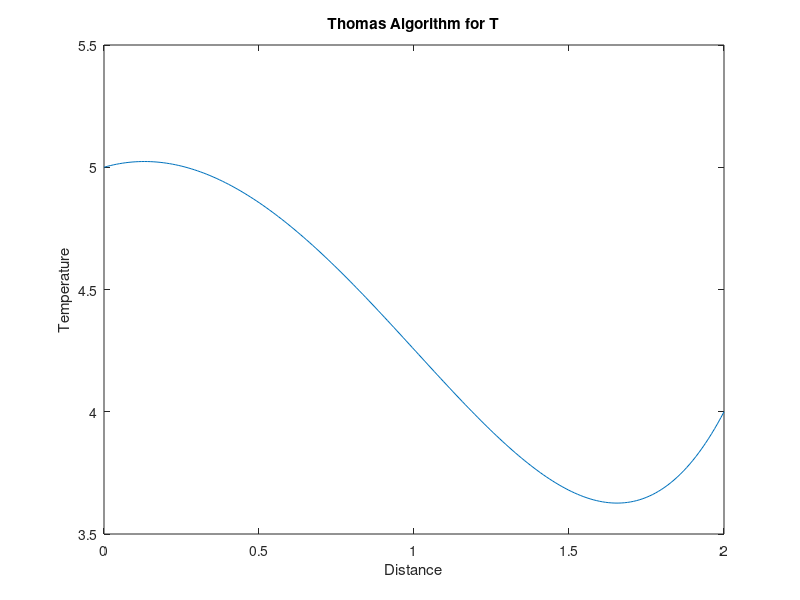

This chart was generated by the following MATLAB code:
clc; clear all;
%known values
N = 200; L = 2; T0 = 5; TN = 4;
h = L/(N-1);

%preallocating for tridiagonal and answers
alpha = zeros(N,1); beta = zeros(N,1); gamma = zeros(N,1); f = zeros(N,1); x = zeros(N,1); 
T = zeros(N,1);

%setting up values for tridiagonal matrix and answer vector
for i = 1:N
    x(i) = h*(i-1);
    a = -(x(i)+3)/(x(i)+1);
    b = (x(i)+3)/((x(i)+1)^2);
    alpha(i) = (1/(h^2)) - (a/(2*h));
    beta(i) = (-2/(h^2)) + b;
    gamma(i) = (1/(h^2)) + (a/(2*h));
    f(i) = (2*(x(i)+1)) + (3*b);
end

%setting up A and f such that A*T = f
A = diag(alpha(3:N-1),-1) + diag(beta(2:N-1)) + diag(gamma(2:N-2),1);
q = f;
f(2) = f(2) - (alpha(2)*T0);
f(N-1) = f(N-1) - (gamma(N-1)*TN);

w = beta(2);
t = T;
T(2) = f(2)/w;

%forward sweep
for i = 3:N-1
    t(i-1) = gamma(i-1)/w;
    w = beta(i) - alpha(i)*t(i-1);
    T(i) = (f(i) - alpha(i)*T(i-1))/w;
end

%inverse sweep
for j=N-2:-1:2
    T(j) = T(j) - t(j)*T(j+1);
end

T(1) = T0; T(N) = TN;
plot(x,T)
xlabel("Distance")
ylabel("Temperature")
title("Thomas Algorithm for T")